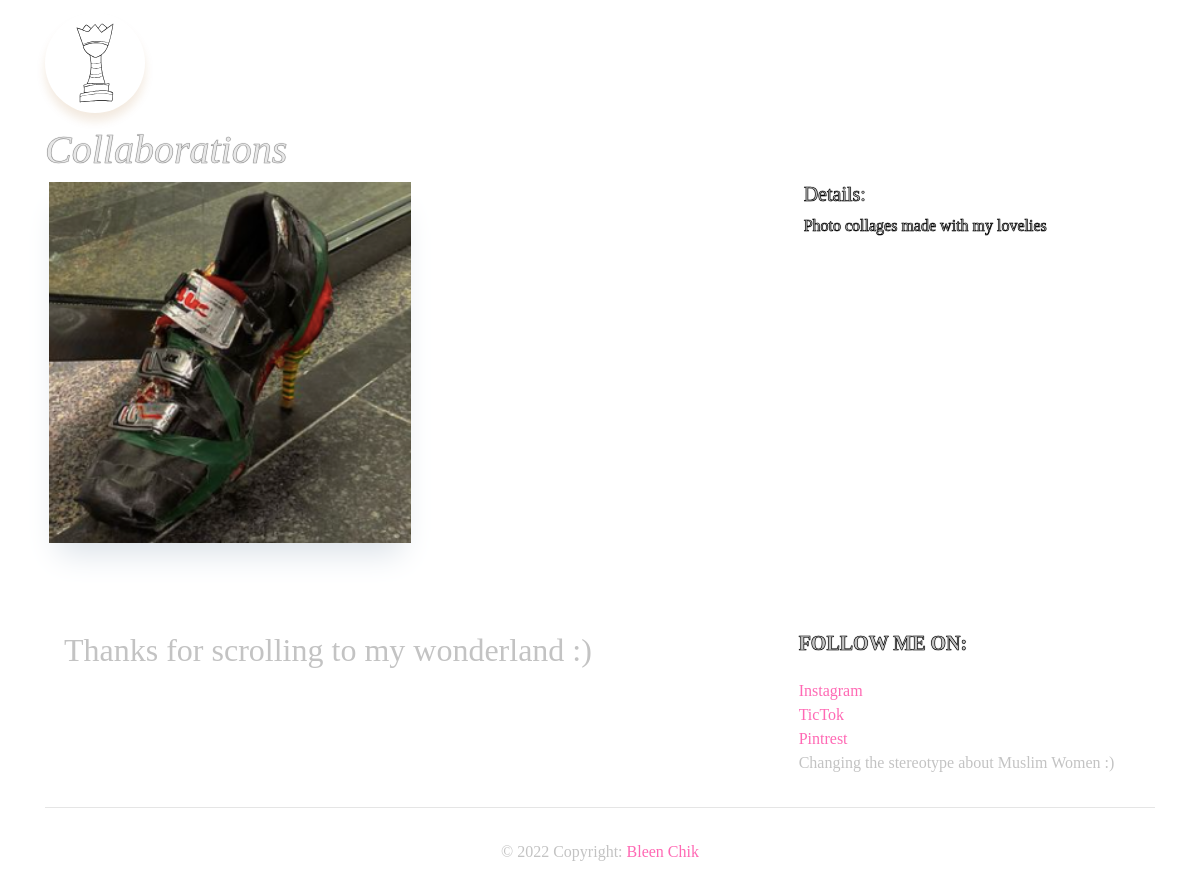
/1/, run on the app's committed database.
### amina/models.py (models this page shows)
class Preview(models.Model):
    title = models.CharField(max_length= 100)
    description = models.TextField()
    image = models.FilePathField(path="/home")

### amina/views.py (the view)
# urls.py: path('<int:pk>/', views.bio, name='bio'),
def bio(request, pk):
    preview = Preview.objects.get(pk=pk)
    context = {
        'preview': preview
    }
    return render(request, 'bio.html', context)

### amina/templates/bio.html
{% extends "base.html" %}
{% load static %}
{% block page_content %}
<h1 style="color: #c3c3c3">{{ preview.title }}</h1>
<div class="row">
    <div class="col-md-8">
        <img class="ib" src="{% static preview.image %}" alt="" width="50%">
    </div>
    <div class="col-md-4">
        <h5 >Details:</h5>
        <p>{{ preview.description }}</p>
        <br>
    </div>
</div>
{% endblock %}

### amina/static/css/styles.css (style rules this page uses)
.row { display: flex; flex-wrap: wrap; padding: 0 4px; }
h1 { color: #c3c3c3; opacity: 40%; Cursive;font-style: italic; text-shadow:0px 0px 1px #3a3a3a; -webkit-text-stroke: 0.6px black; }
.col-md-8 { color: #c3c3c3; }
p { color: #c3c3c3; text-shadow:0px 0px 1px #3a3a3a; -webkit-text-stroke: 0.6px black; }
h5 { color: #c3c3c3 !Important; text-shadow:0px 0px 1px #3a3a3a; -webkit-text-stroke: 0.6px black; }
.ib { box-shadow: #dae1e8 0px 20px 30px -10px; }

### data on the page
Preview: title "Collaborations", image (picture), description "Photo collages made with my lovelies"
